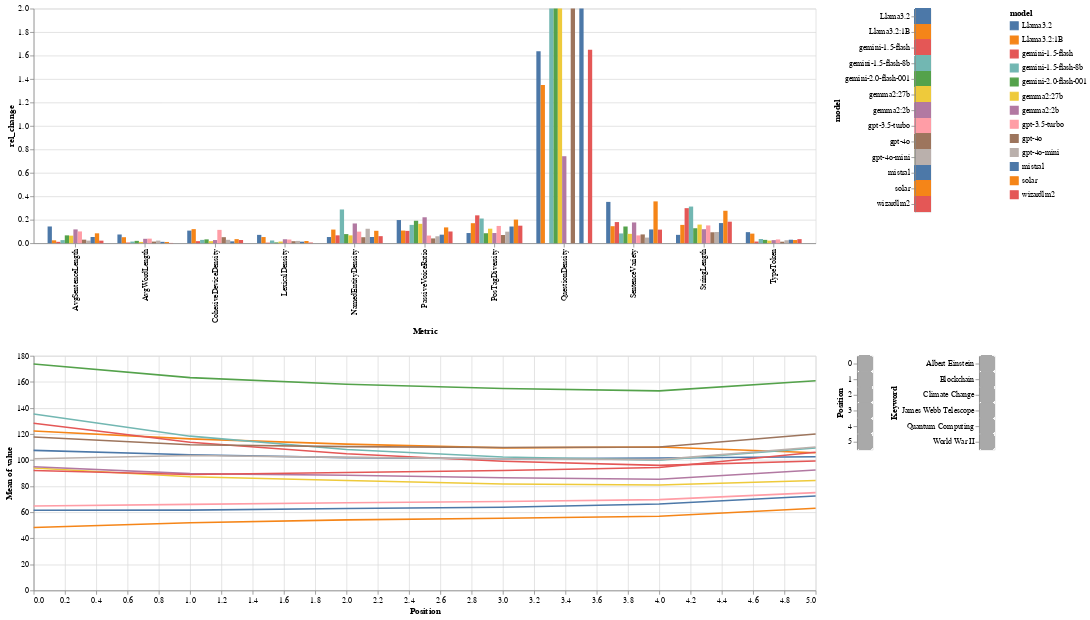

This figure's notebook cell:
### Code cell
save_and_show_chart(lexical_metrics, "lexical_metrics")

### Figure 1 — Vega-Lite specification as saved in the notebook (floating-point values rounded to 4 significant figures; data arrays with more than 128 entries replaced by an {"elided": "..."} marker saying what was removed)
{"config": {"view": {"continuousWidth": 300, "continuousHeight": 300}}, "vconcat": [{"hconcat": [{"mark": {"type": "bar"}, "encoding": {"color": {"field": "model", "type": "nominal"}, "opacity": {"condition": {"param": "param_575", "value": 1.0}, "value": 0.5}, "x": {"field": "Metric", "type": "nominal"}, "xOffset": {"field": "model", "type": "nominal"}, "y": {"field": "rel_change", "type": "quantitative"}}, "name": "view_569", "transform": [{"filter": {"param": "param_578"}}, {"filter": {"param": "param_576"}}, {"aggregate": [{"op": "mean", "field": "value", "as": "mea"}], "groupby": ["model", "Metric", "Position"]}, {"aggregate": [{"op": "min", "field": "mea", "as": "mi"}, {"op": "max", "field": "mea", "as": "ma"}], "groupby": ["model", "Metric"]}, {"calculate": "2 * (datum.ma - datum.mi) / abs(datum.ma + datum.mi)", "as": "rel_change"}], "width": 1000}, {"mark": {"type": "rect"}, "encoding": {"color": {"condition": {"param": "param_578", "field": "model"}, "value": "lightgray"}, "y": {"field": "model", "type": "nominal"}}, "name": "view_570"}]}, {"hconcat": [{"mark": {"type": "line"}, "encoding": {"color": {"field": "model", "type": "nominal"}, "x": {"field": "Position", "type": "quantitative"}, "y": {"aggregate": "mean", "field": "value", "type": "quantitative"}}, "transform": [{"filter": {"param": "param_578"}}, {"filter": {"param": "param_575"}}, {"filter": {"param": "param_577"}}, {"filter": {"param": "param_576"}}], "width": 1000}, {"mark": {"type": "rect", "cornerRadius": 5}, "encoding": {"color": {"condition": {"param": "param_576", "value": "darkgray"}, "value": "lightgray"}, "y": {"field": "Position", "type": "ordinal"}}, "name": "view_571"}, {"mark": {"type": "rect", "cornerRadius": 5}, "encoding": {"color": {"condition": {"param": "param_577", "value": "darkgray"}, "value": "lightgray"}, "y": {"field": "Keyword", "type": "nominal"}}, "name": "view_572"}]}], "data": {"name": "data-b275e8ef118abc32f8c1fc577c1b14dd"}, "params": [{"name": "param_575", "select": {"type": "point", "fields": ["Metric"]}, "views": ["view_569"]}, {"name": "param_578", "select": {"type": "point", "fields": ["model"]}, "views": ["view_570"]}, {"name": "param_576", "select": {"type": "point", "fields": ["Position"]}, "views": ["view_571"]}, {"name": "param_577", "select": {"type": "point", "fields": ["Keyword"]}, "views": ["view_572"]}], "$schema": "https://vega.github.io/schema/vega-lite/v5.20.1.json", "datasets": {"data-b275e8ef118abc32f8c1fc577c1b14dd": {"elided": "5148 records"}}}
